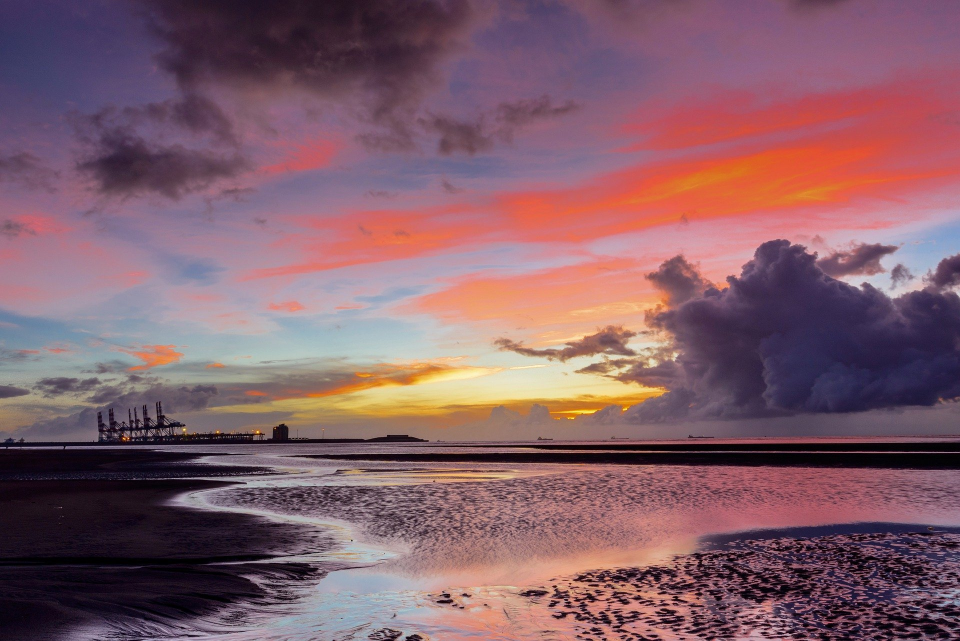
#> input picture image.jpg, 1920 x 1281 px (shown at 1/2 size)
$ jupyter execute pillow.ipynb
#> lines starting #> are read from the running program, lines starting #| are printed output that depends on the picture; pictures that were not available may be replaced by others from this repository, and a replacement may not be noted
[cell 1]
from PIL import Image, ImageFilter, ImageDraw

[cell 2]
#open image and print all information about the image
im = Image.open('image.jpg')
#> im is the input picture: PIL image 1920x1281 RGB; mean R, G, B 130.9, 94.5, 105.1
im.show()
print("Image Format {},\t Image Size {},\t Image Mode {}".format(im.format, im.size, im.mode))
#| Image Format JPEG,	 Image Size (1920, 1281),	 Image Mode RGB

[cell 3]
#apply blured filter
original_image = Image.open('even_green.jpg')
gaussian_blured_image = original_image.filter(ImageFilter.GaussianBlur)
blured_image = original_image.filter(ImageFilter.BLUR)
#show gaussian blured image
gaussian_blured_image.show()
#show blured image
blured_image.show()
#show original image
original_image.show()

[cell 4]
#save any image after preprocessing
gaussian_blured_image.save('gaussian_blured_filter_aplied.jpg')

[cell 5]
#apply thumbnails or resize for image
image = Image.open("even_green.jpg")
target_size = (256,256)
try:
    image.thumbnail(size=target_size) #or use image.resize(target_size)
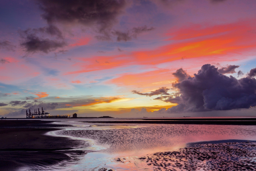
#> image: PIL image 256x171 RGB; mean R, G, B 130.8, 94.4, 104.9
    image.show()
except:
    print("unapple to resize the image")

[cell 6]
#convert to gray scale image
original_image = Image.open('even_green.jpg')
gray_scaled_image = original_image.convert('L') # L mean gray scale
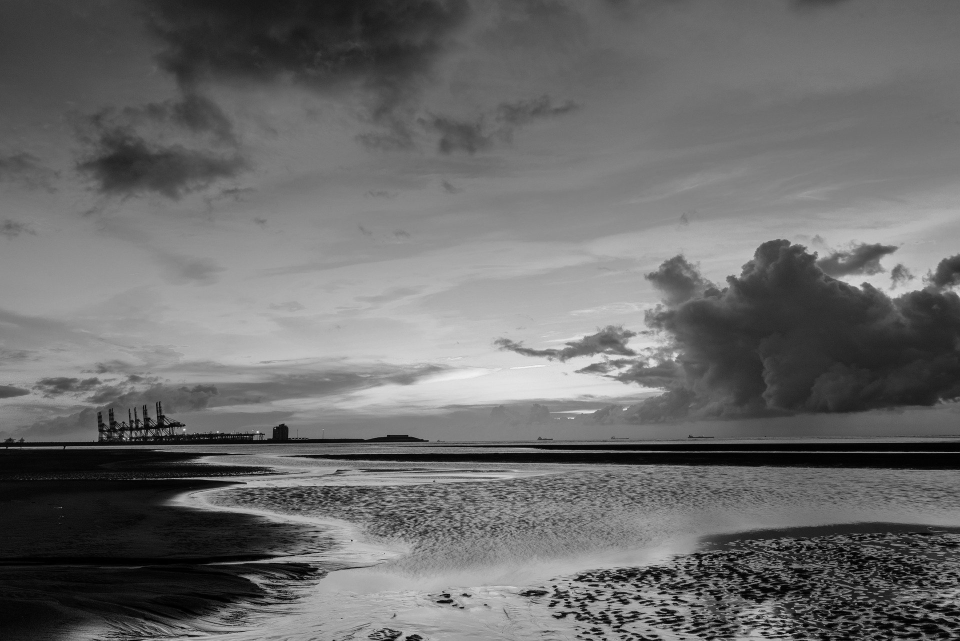
#> gray_scaled_image: PIL image 1920x1281 L (shown at 1/2 size); min 0, max 246, mean 106.6
gray_scaled_image.show()

[cell 7]
#apply find edges filter
original_image = Image.open('even_green.jpg')
filtered_image = original_image.filter(ImageFilter.FIND_EDGES)
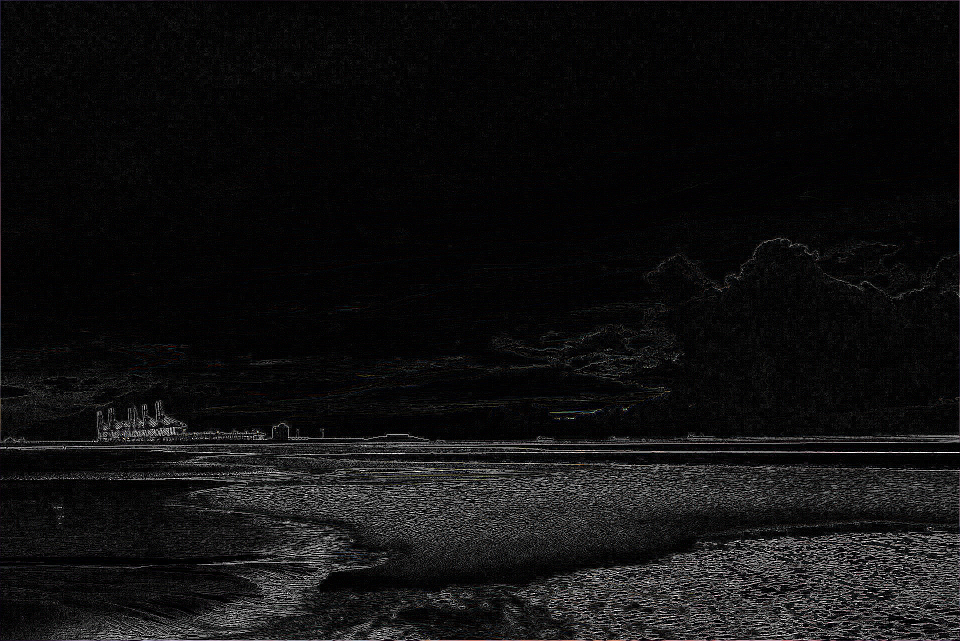
#> filtered_image: PIL image 1920x1281 RGB (shown at 1/2 size); mean R, G, B 16.3, 15.9, 16.3
filtered_image.show()

[cell 8]
#apply find Edge Enhanced
original_image = Image.open('even_green.jpg')
filtered_image = original_image.filter(ImageFilter.EDGE_ENHANCE)
filtered_image.show()

[cell 9]
#apply find contour
original_image = Image.open('even_green.jpg')
filtered_image = original_image.filter(ImageFilter.CONTOUR)
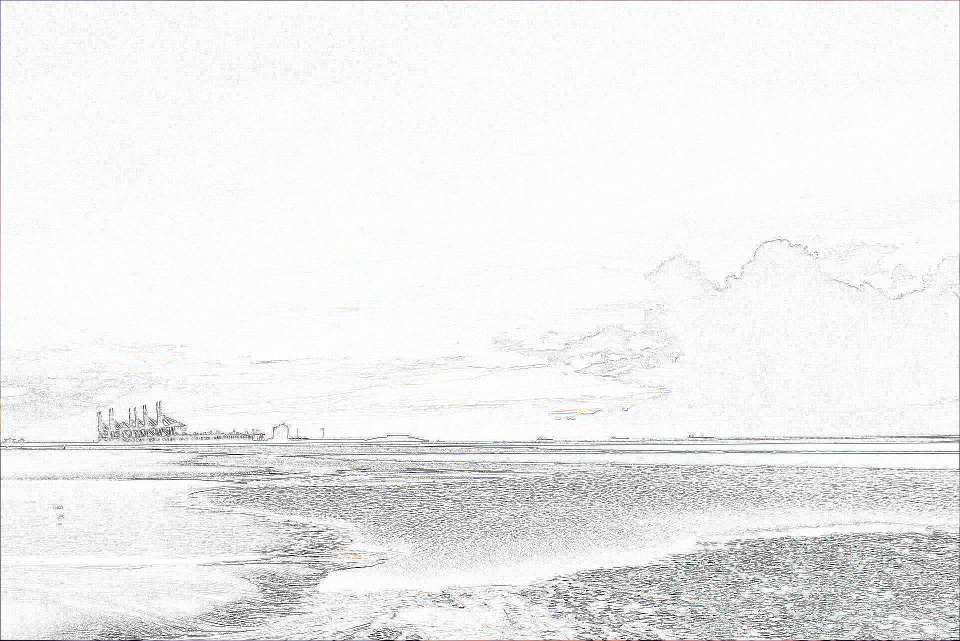
#> filtered_image: PIL image 1920x1281 RGB (shown at 1/2 size); mean R, G, B 238.4, 238.6, 238.3
filtered_image.show()

[cell 10]
#apply find sharpen
original_image = Image.open('even_green.jpg')
filtered_image = original_image.filter(ImageFilter.SHARPEN)
filtered_image.show()

[cell 11]
#there are a lot of filters like:
#Blur
#contour
#edge_enhanced
#edge_enhanced_more
#emboss
#find_edges
#smooth
#smooth_more
#sharpen

[cell 12]
#crop the image
original_image = Image.open('even_green.jpg')
cropped_image = original_image.crop((0,0,650,850)) #(x1, y1, x2, y2)
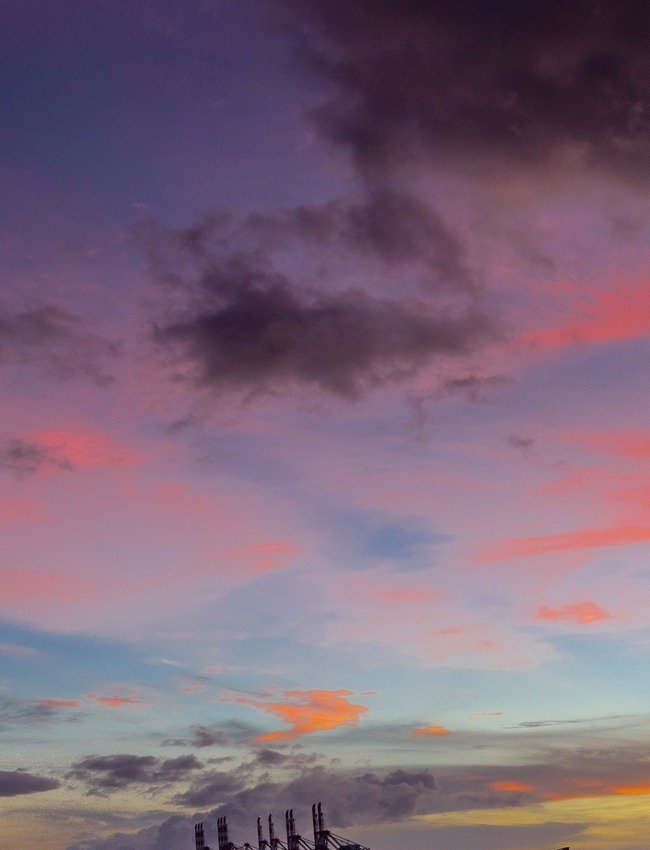
#> cropped_image: PIL image 650x850 RGB; mean R, G, B 124.2, 102.8, 121
cropped_image.show()

[cell 13]
#draw 2 lines on the image
original_image = Image.open('even_green.jpg')
draw_image = ImageDraw.Draw(original_image)
draw_image.line((0,0) + original_image.size, fill=(255,0,255))
draw_image.line((0,original_image.size[1], original_image.size[0], 0), fill=(0,255,255))
original_image.show()
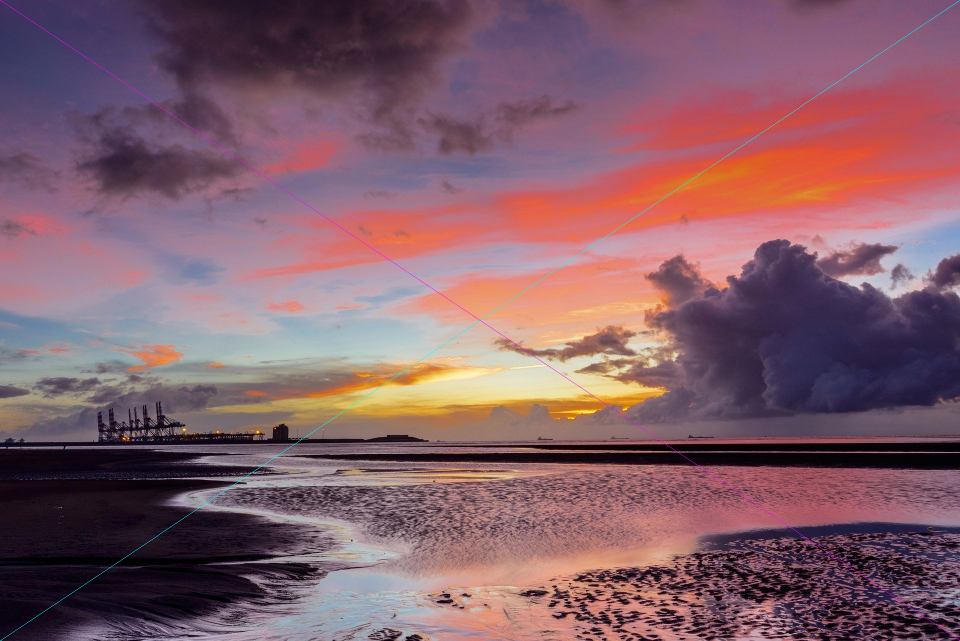
#> shown: PIL image 1920x1281 RGB (shown at 1/2 size); mean R, G, B 130.9, 94.6, 105.3

[cell 14]
#draw text on the image
original_image = Image.open('even_green.jpg')
draw_image = ImageDraw.Draw(original_image)
draw_image.text((original_image.size[0]/2 - original_image.size[1]/2, original_image.size[1]/2), text="Hassan Reda Elhefny" ,fill=(255,255,255))
original_image.show()

[cell 15]
#rotate
original_image = Image.open('even_green.jpg')
rotated_image = original_image.rotate(90)
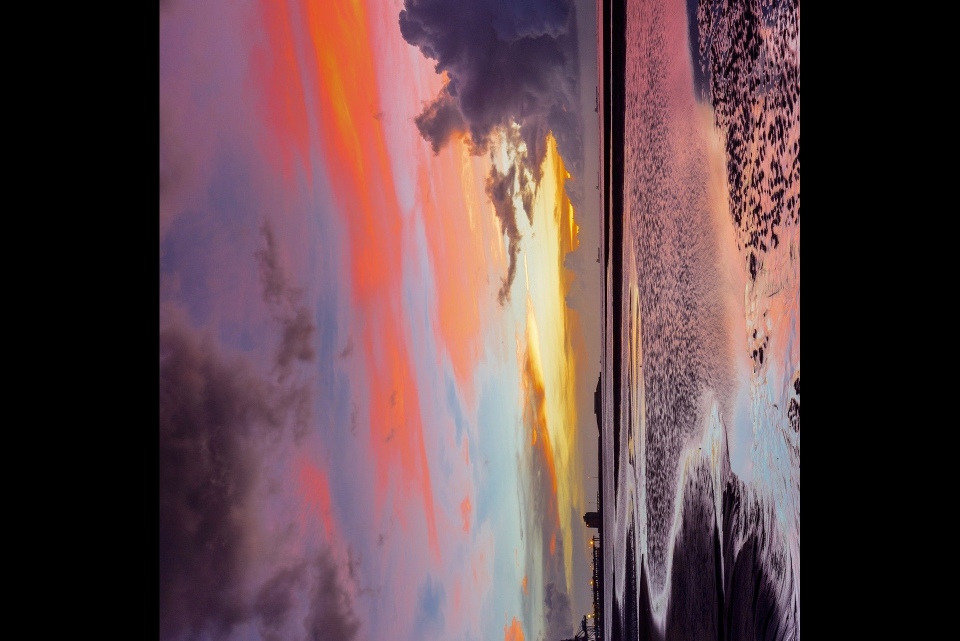
#> rotated_image: PIL image 1920x1281 RGB (shown at 1/2 size); mean R, G, B 96.1, 69.8, 73.6
rotated_image.show()

[cell 16]
#transpose
original_image = Image.open('even_green.jpg')
transposed_image = original_image.transpose(method=Image.FLIP_LEFT_RIGHT)
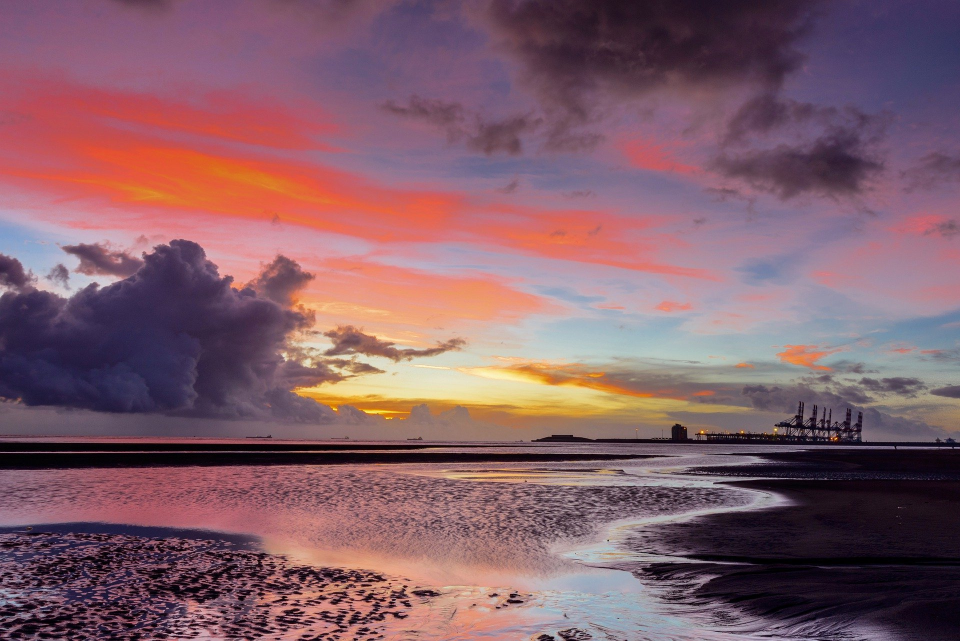
#> transposed_image: PIL image 1920x1281 RGB (shown at 1/2 size); mean R, G, B 130.9, 94.5, 105.1
transposed_image.show()
